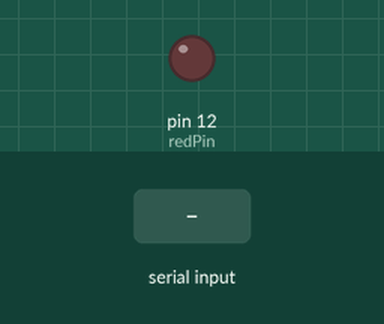
Recording of a sketch running on a simulated Arduino Uno, built with avr-gcc and run on an emulated ATmega328P. Shown: output pins drawn as LEDs (lit = HIGH). Dashed ring = blinking. The test bench sets the inputs (shaded band). What the sketch prints to the serial monitor is not drawn.

Above: at 1.2 s.
1.3 s: "90,45\n" received over Serial
At 1.7 s:
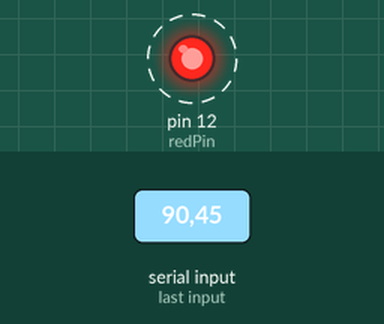
Timing chart, 0 to 10.3 s (numbered marks = the images above; inputs shaded):
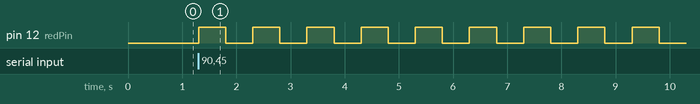

The sketch:

blink_number_of_times__from_serial_input_times1.ino
```cpp
// C++ code
//
int numBlinks;
String msg="How many blinks do you want?";
int j; // counter
int blinkTime=500;
int redPin=12;
void setup()
{
 Serial.begin(9600);
  pinMode(redPin,OUTPUT);
}

void loop()
{
  Serial.println(msg);
  while (Serial.available()==0){
  }
  numBlinks = Serial.parseInt();
  // blink the LED

  for (j=1; j<=numBlinks;j=j+1){
digitalWrite (redPin, HIGH);
    delay(blinkTime);
    digitalWrite(redPin, LOW);
    delay(blinkTime);
  }


}
```

Measured:
- after the input at 1.3 s, pin 12 (redPin): alternates HIGH for 0.50 s and LOW for 0.50 s, starting at once
